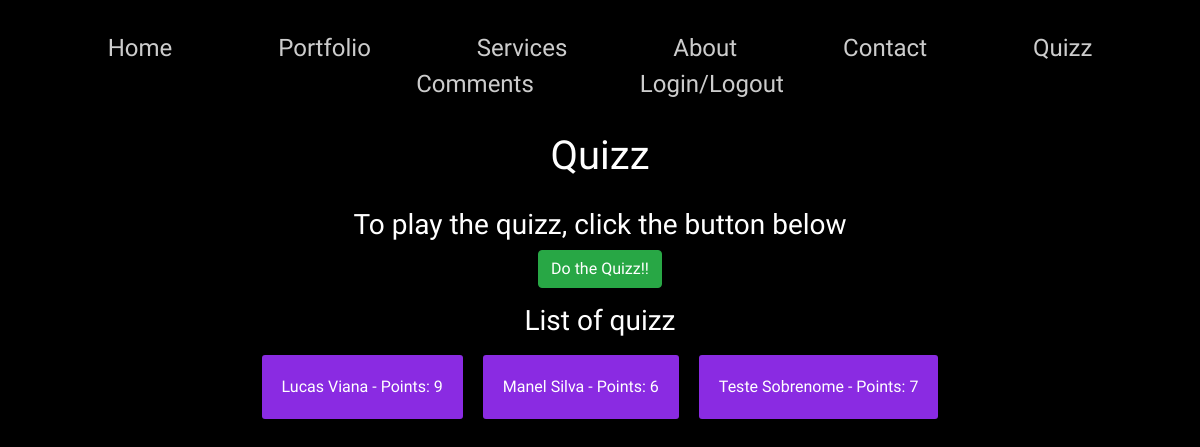
The page /question on the database as committed earlier.
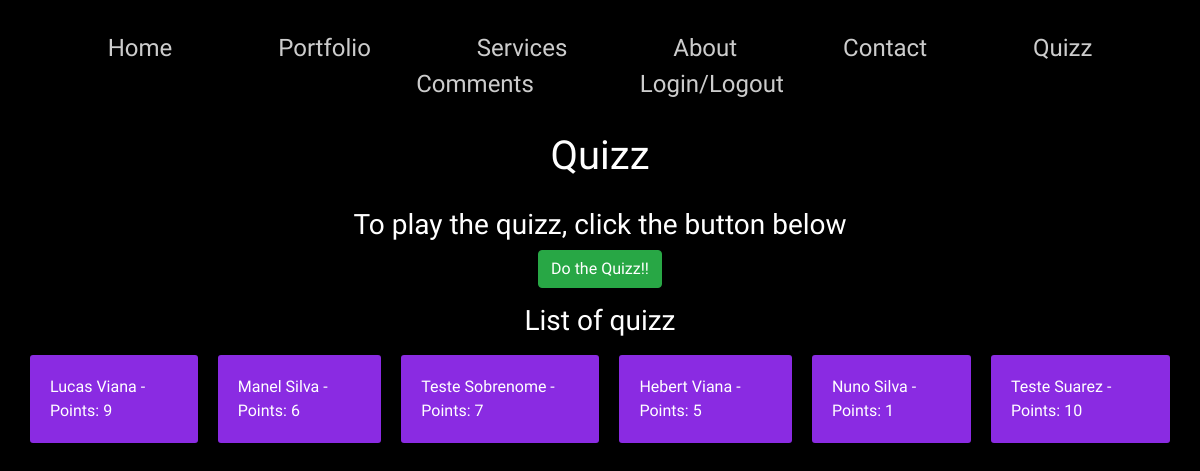
The same page on the database as committed later.
### website/models.py (models this page shows, shortened)
class Question(models.Model):
    TYPE_MOVEMENT = (
        ("TELEPORT", "Teleport"),
        ("SMOOTH LOCOMOTION", "Smooth locomotion"),
        ("ARM SWING", "Arm Swing"),
    )
    VR_GAMES = (
        ("BEAT SABER", "Beat Saber"),
        ("SUPERHOT", "Superhot"),
        ("TROVER SAVES THE UNIVERSE", "Trover Saves The Universe"),
        ("HALF LIFE: ALYX", "Half Life: Alyx"),
        ("STAR TREK", "Star Trek: Bridge Crew"),
        ("BONEWORKS", "Boneworks"),
        ("JOB SIMULATOR", "Job Simulator"),
    )
    GAME_PERSPECTIVE = (
        ("GOD VIEW", "God View"),
        ("2D SIDEVIEW", "2D Sideview"),
        ("2.5D", "2.5D"),
        ("ISOMETRIC", "Isometric"),
        ("THIRD PERSON", "Third Person"),
        ("FIRST PERSON", "First Person"),
    )
    SERVICES = (
        ("FULL CYCLE PRODUCTION", "Full Cycle Production"),
        ("AR PRODUCTION", "AR Production"),
        ("PROTOTYPING", "Prototyping"),
        ("GAME PORTING", "Game Porting"),
    )
    GENRES = (
        ("ADVENTURE", "Adventure"),
        ("ACTION", "Action"),
        ("FPS", "FPS"),
        ("RPG", "RPG"),
        ("LIGHT NOVEL", "Light Novel"),
        ("RHYTHM", "Rhythm"),
    )
    first_name = models.CharField(max_length=30)
    last_name = models.CharField(max_length=30)
    best_selling_VR_game = models.TextField(choices=VR_GAMES)
    most_popular_type_of_movement_in_VR = models.TextField(choices=TYPE_MOVEMENT)
    can_VR_cause_motion_sickness = models.BooleanField()
    bruhh_is_a_3D_ragdoll_physics_game = models.BooleanField()
    what_is_bloodthirst_game_perspective = models.TextField(choices=GAME_PERSPECTIVE)
    which_services_we_do_not_offer = models.TextField(choices=SERVICES)
    how_many_links_there_are_in_the_home_page = models.IntegerField()
    what_is_anything_but_dark_genre = models.TextField(choices=GENRES)
    what_was_the_icon_used_in_anastasis = models.CharField(max_length=10)
    is_there_a_demonstration_video_on_this_website = models.BooleanField()
    points = models.IntegerField(default=0)

### website/views.py (the view)
# urls.py: path('question', views.question_page_view, name='question'),
def question_page_view(request):
    context = {'questions': Question.objects.all()}
    return render(request, 'website/quizz.html', context)

### website/templates/website/quizz.html (shortened to what this page needs)
{% extends 'website/base.html' %}
{% block header %}
    <h1>Quizz</h1>
{% endblock header %}
{% block main %}
    <h3>
        To play the quizz, click the button below
    </h3>
    <a href="{% url 'website:doquestion' %}" class="btn btn-success">Do the Quizz!!</a>
    <h3>List of quizz</h3>
    <div class="mainContact box-center">
        {% for question in questions %}
            <p>{{ question.first_name }} {{ question.last_name }} - Points: {{ question.points }}</p>
        {% endfor %}
    </div>
{% endblock main %}

### website/templates/website/base.html (shortened to what this page needs)
<!DOCTYPE html>
<html lang="en">
<head>
    <link rel="stylesheet" href="https://maxcdn.bootstrapcdn.com/bootstrap/4.5.2/css/bootstrap.min.css">
    {% load static %}
    <link rel="stylesheet" href="{% static 'website/css/base.css' %}">
    {% load static %}
    {% load static %}
</head>
<body>
<nav>
    <div class="navPC">
        <a href="{% url 'website:home' %}" class="navLink">Home</a>
        <a href="{% url 'website:portfolio' %}" class="navLink">Portfolio</a>
        <a href="{% url 'website:services' %}" class="navLink">Services</a>
        <a href="{% url 'website:aboutus' %}" class="navLink">About</a>
        <a href="{% url 'website:contact' %}" class="navLink">Contact</a>
        <a href="{% url 'website:question' %}" class="navLink">Quizz</a>
        <a href="{% url 'website:comment' %}" class="navLink">Comments</a>
        <a href="{% url 'users:verify_user_authentication' %}" class="navLink">Login/Logout</a>
    </div>
</nav>
<header class="text-center">
    {% block header %}
    {% endblock header %}
</header>
<main class="text-center">
    {% block main %}
    {% endblock main %}
</main>
</body>
</html>

### website/static/website/css/base.css (style rules this page uses)
* { font-family: 'Prompt', sans-serif; box-sizing: border-box; color: white; }
header { color: white; }
main { width: 100%; margin: auto; padding: 20px; }
.mainContact p { text-align: left; padding: 20px; margin: 10px; background-color: blueviolet; color: white; border-radius: 3px; }
nav { top: 0; left: 0; width: 100%; background: #000; text-align: center; padding: 30px; word-spacing: 100px; font-size: x-large; position: sticky; z-index: 10; }
.navLink { text-decoration: none; background: linear-gradient(to right, #CCC 50%, #bc00d9 50%, #2137ff); background-size: 200%; background-clip: initial; -webkit-background-clip: text; -webkit-text-fill-color: transparent; }
body { background-color: #000; }
.box-center { display: flex; justify-content: center; align-items: center; grid-column: 5 / 9; }
.navPC { display: block; }

Rows that differ between the two databases and show on the page:
added Question: first_name "Hebert", last_name "Viana", points "5"
added Question: first_name "Nuno", last_name "Silva", points "1"
added Question: first_name "Teste", last_name "Suarez", points "10"
